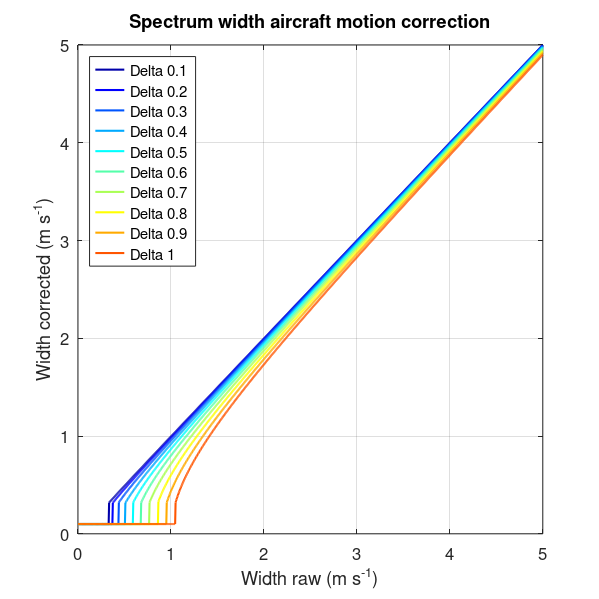

The MATLAB source for this figure:
% Test the limits of the standard aircraft broadening width correction

clear all
close all

delta=0.1:0.1:1;

widthRaw=0:0.005:5;

figdir='/scr/virga1/rsfdata/projects/spicule/hcr/qc1/cfradial/v1.2_full/airMotion/';

f1=figure('Position',[200 500 600 600],'DefaultAxesFontSize',12,'Renderer','painters');
hold on

leg={};

cols=jet(length(delta));

for ii=1:length(delta)
    squares=widthRaw.^2-delta(ii).^2;
    squares(squares<0.1)=0.01;

    widthCorr=sqrt(squares);

    plot(widthRaw,widthCorr,'-','LineWidth',1.5,'Color',cols(ii,:));

    leg{end+1}=['Delta ',num2str(delta(ii))];
end

xlabel('Width raw (m s^{-1})')
ylabel('Width corrected (m s^{-1})')
legend(leg,'Location','northwest')

title('Spectrum width aircraft motion correction')

xticks(0:5)
yticks(0:5)

grid on
box on

set(gcf,'PaperPositionMode','auto')
print(f1,[figdir,'widthCorrModel'],'-dpng','-r0');